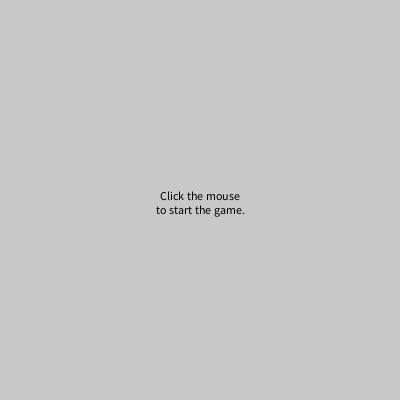
Frame 1 (no input)
Frame 60 (the mouse pressed at the canvas centre just before this capture): identical to frame 1, image omitted
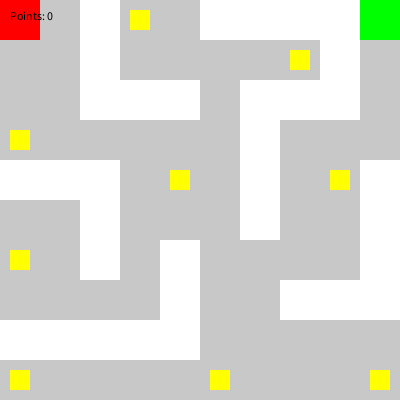
Frame 120 (the mouse held since frame 60 and released just before this capture)

The Processing sketch that drew these frames (run headless with seeded random() and noise(); from frame 60 on, the mouse is pressed at the canvas centre):

// Processing sketch: GameGrid
// ── GameGrid.pde
// GameGrid
//
// A 2d game grid with level loading.
//
// Dan Wilcox danomatika.com 2016

Grid grid;
Player player;

// cell type:
// 0 - nothing
// 1 - wall
// 2 - finish
// 3 - vitamin
int[][] level = {
  {0, 0, 1, 3, 0, 1, 1, 1, 1, 2},
  {0, 0, 1, 0, 0, 0, 0, 3, 1, 0},
  {0, 0, 1, 1, 1, 0, 1, 1, 1, 0},
  {3, 0, 0, 0, 0, 0, 1, 0, 0, 0},
  {1, 1, 1, 0, 3, 0, 1, 0, 3, 1},
  {0, 0, 1, 0, 0, 0, 1, 0, 0, 1},
  {3, 0, 1, 0, 1, 0, 0, 0, 0, 1},
  {0, 0, 0, 0, 1, 0, 0, 1, 1, 1},
  {1, 1, 1, 1, 1, 0, 0, 0, 0, 0},
  {3, 0, 0, 0, 0, 3, 0, 0, 0, 3}
};

// is the game running?
boolean running = false;

// how many points does the player have?
int points = 0;

// show debug view (draws the grid)
boolean debug = false;

void setup() {
  size(400, 400);
  
  grid = new Grid(10, 10);
  grid.loadLevel(level);
  
  player = new Player(grid, 0, 0);
}

void draw() {
  background(200);
  
  // run the game
  if(running == true) {
    grid.draw();
    player.draw();
    
    if(debug) {
      grid.drawGrid();  
    }
    
    // draw points
    fill(0);
    textAlign(LEFT);
    text("Points: "+points, 10, 20);
  }
  else { // game is over
    fill(0);
    textAlign(CENTER);
    text("Click the mouse\nto start the game.", width/2, height/2);
  }
}

void keyPressed() {
  if(key == 'd') {
    // toggle debug
    debug = !debug;
  }
  else if(key == CODED) {
    if(keyCode == UP) {
      player.moveUp();
    }
    else if(keyCode == DOWN) {
      player.moveDown();
    }
    else if(keyCode == LEFT) {
      player.moveLeft();
    }
    else if(keyCode == RIGHT) {
      player.moveRight();
    }
  }
}

void mousePressed() {
  // restart the game
  if(running == false) {
    reset(); 
  }
}

// reset the game
void reset() {
  player.x = 0;
  player.y = 0;
  grid.reset();
  points = 0;
  running = true; 
}
// ── Cell.pde

// a single cell in the grid
class Cell {
  
  // position & size in pixels
  float x, y;
  float w, h;
  
  // cell type:
  // 0 - nothing
  // 1 - wall
  // 2 - finish
  // 3 - vitamin
  int type = 0;
  
  // if this is a vitamin, does it exist on the grid
  // or has it been picked up
  boolean pickedUp = false;
  
  Cell(float xPos, float yPos, float cellWidth, float cellHeight) {
    x = xPos;
    y = yPos;
    w = cellWidth;
    h = cellHeight;
  }
  
  void draw() {
    if(type == 0) { // nothing
      // nothing to draw
    }
    else if(type == 1) { // wall
      fill(255);
      rect(x, y, w, h);
    }
    else if(type == 2) { // finish
      fill(0, 255, 0);
      rect(x, y, w, h);
    }
    else if(type == 3 && pickedUp == false) { // vitamin
      fill(255, 255, 0);
      rect(x+h/4, y+h/4, w/2, h/2);
    }
  }
  
  // draw the grid as an overlay,
  // useful for debugging
  void drawGrid() {
    noFill();
    stroke(255, 100); // alpha
    rect(x, y, w, h);
  }
  
  // reset the cell
  void reset() {
    pickedUp = false; 
  }
  
  // type checks
  boolean isWall() {
    if(type == 1) {
      return true;
    }
    return false;
  }
  
  boolean isFinish() {
    if(type == 2) {
      return true;
    }
    return false;
  }
  
  boolean isVitamin() {
    if(type == 3) {
      return true;
    }
    return false;
  }
}
// ── Grid.pde

// a 2d game grid made of cells
class Grid {

  Cell cells[][];
  
  // number of cells
  int w, h;
  
  // cell size in pixels
  int cellWidth;
  int cellHeight;
  
  Grid(int gridWidth, int gridHeight) {
      w = gridWidth;
      h = gridHeight;
      cells = new Cell[w][h];
      
      cellWidth = width/w;
      cellHeight = height/h;
      
      int x, y;
      for(int i = 0; i < w; ++i) {
          for(int j = 0; j < h; ++j) {
            x = i*cellWidth;
            y = j*cellHeight;
            cells[i][j] = new Cell(x, y, cellWidth, cellHeight);
          }
      }
  }
  
  void loadLevel(int level[][]) {
    
    // make sure the level is the right size before loading
    if(level.length != w) {
      println("Grid: cannot load level, wrong width");
      return;
    }
    else if(level[0].length != h) {
      println("Grid: cannot load level, wrong height");
      return;
    }
    
    // set cell type from the 2d level array
    for(int i = 0; i < w; ++i) {
      for(int j = 0; j < h; ++j) {
        cells[i][j].type = level[j][i];
      }
    }
  }
  
  void draw() {
    for(int i = 0; i < w; ++i) {
      for(int j = 0; j < h; ++j) {
        cells[i][j].draw();
      }
    }
  }
  
  void drawGrid() {
    for(int i = 0; i < w; ++i) {
      for(int j = 0; j < h; ++j) {
        cells[i][j].drawGrid();
      }
    }
  }
  
  // reset cells in the grid
  void reset() {
    for(int i = 0; i < w; ++i) {
      for(int j = 0; j < h; ++j) {
        cells[i][j].reset();
      }
    }
  }
}
// ── Player.pde

// player character which moves about the game grid
class Player {
  
   // position on the grid, *not* pixels
   int x, y;
   
   // a reference to the game grid for sizing 
   // and collision detection
   Grid grid;
   
   // create with grid & grid position
   Player(Grid gameGrid, int gridX, int gridY) {
     grid = gameGrid;
     x = gridX;
     y = gridY;
   }
   
   void draw() {
     noStroke();
     fill(255, 0, 0);
     
     // grab the current cell we are on to get
     // it's pixel position & size
     Cell c = grid.cells[x][y];
     rect(c.x, c.y, c.w, c.h);
     
     // check if we area at the finish cell
     if(c.isFinish()) {
       
       // set global running boolean to false,
       // the game is over
       running = false;  
     }
     else if(c.isVitamin() && c.pickedUp == false) { // or a vitamin
     
       // increase global points
       points++;
       
       // we picked up this vitamin
       c.pickedUp = true;
     }
   }
   
   // check if we can move to a
   // cell at a given grid position
   boolean canMoveTo(int gridX, int gridY) {
     Cell c = grid.cells[gridX][gridY];
     if(c.isWall() == false) {
       return true;
     }
     return false;
   }
   
   // change grid positions,
   // make sure to stay on the grid &
   // check if there is a wall in the way
   void moveUp() {
     if(y > 0) {
       if(canMoveTo(x, y-1)) {
         y--;
       }
     }
   }
   
   void moveDown() {
     if(y < grid.h-1) {
       if(canMoveTo(x, y+1)) {
         y++;
       }
     }
   }
   
   void moveLeft() {
     if(x > 0) {
       if(canMoveTo(x-1, y)) {
         x--;
       }
     }
   }
   
   void moveRight() {
     if(x < grid.w-1) {
       if(canMoveTo(x+1, y)) {
         x++;
       }
     }
   }
  
}
